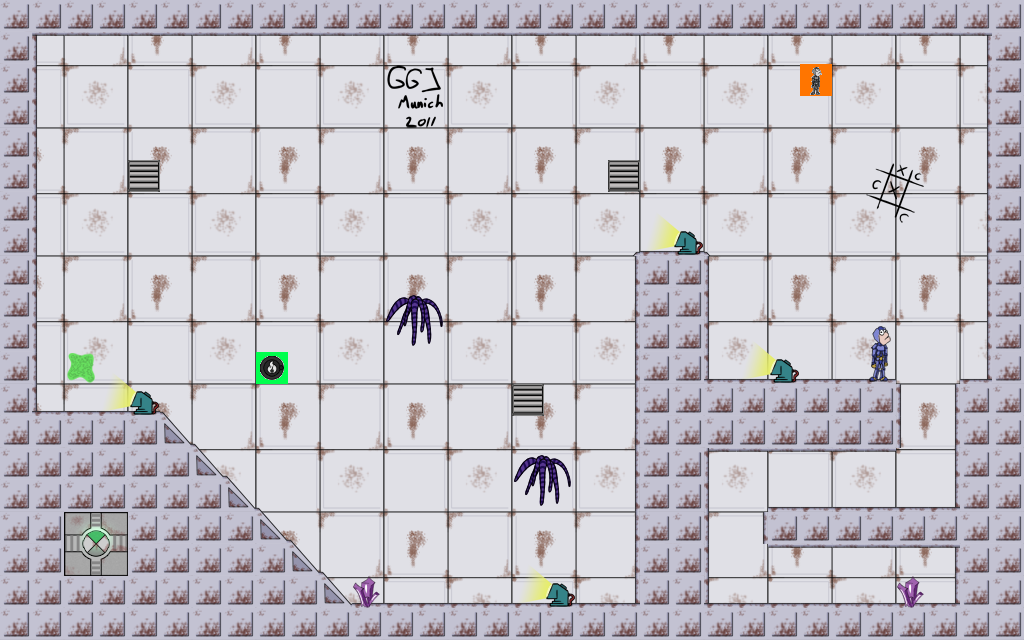

Tiled map render using the project's own tile images. Description and the map definition, with tile-layer contents summarised, below:
An orthogonal 32x20 tile map with 32x32 px tiles, 4 tile layers (background, main, vertical, objects).

<map version="1.0" orientation="orthogonal" width="32" height="20" tilewidth="32" tileheight="32">
 <tileset firstgid="1" name="tilemap2" tilewidth="32" tileheight="32">
  <image source="../gfx/tilemap2.png" width="256" height="512" />
 </tileset>
 <layer name="background" width="32" height="20">
  <data>[640 cells, 640 non-empty, 16 distinct tile ids]</data>
 </layer>
 <layer name="main" width="32" height="20">
  <data>[640 cells, 200 non-empty, 11 distinct tile ids]</data>
 </layer>
 <layer name="vertical" width="32" height="20">
  <data>[640 cells, 75 non-empty, 3 distinct tile ids]</data>
 </layer>
 <layer name="objects" width="32" height="20">
  <data>[640 cells, 97 non-empty, 24 distinct tile ids]</data>
 </layer>
</map>
